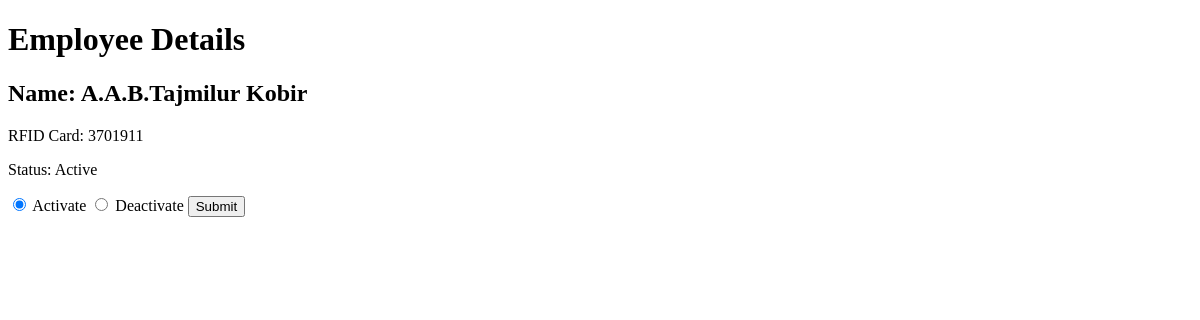
The page /employee/3701911 on the database as committed earlier.
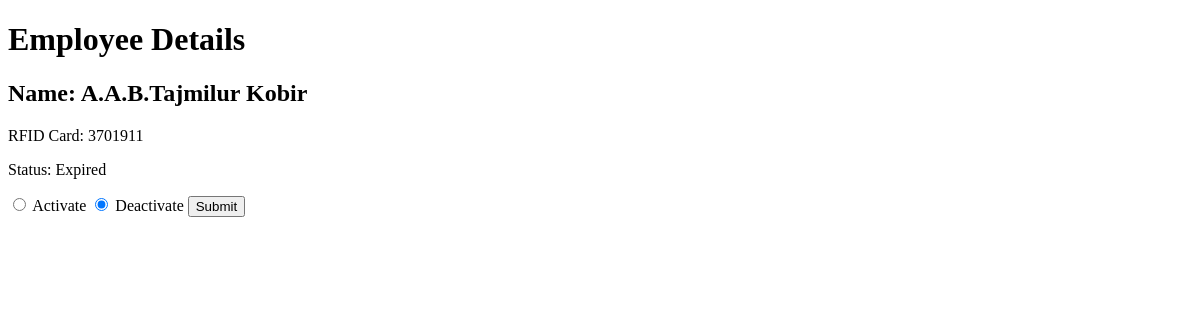
The same page on the database as committed later.
### employees/models.py (models this page shows, shortened)
class Employee(models.Model):
    ROAD_CHOICES = [(f"Road {i}", f"Road {i}") for i in range(1, 15)] + [
        ("UN Road", "UN Road"),
        ("Park Road", "Park Road")
    ]
    name = models.CharField(max_length=100)
    rfid_card = models.BigIntegerField(unique=True)
    job_description = models.CharField(max_length=100)
    road_number = models.CharField(max_length=10, choices=ROAD_CHOICES)  # Dropdown for road numbers
    house_number = models.CharField(max_length=10)  # Text field for house number
    expire_date = models.DateField()
    is_active = models.BooleanField(default=True)
    added_to_machine = models.BooleanField(default=False)
    added_at = models.DateTimeField(auto_now_add=True)
    updated_at = models.DateTimeField(auto_now=True)

### employees/views.py (the view)
# urls.py: path('employee/<str:pk>', employee_views.single_user, name='single_user'),
def single_user(request, pk):
    single_employee = Employee.objects.get(rfid_card = pk)
    context = {"single_employee":single_employee}
    return render(request,'employees/single_user.html',context)

### templates/employees/single_user.html (shortened to what this page needs)
<!DOCTYPE html>
<html lang="en">
<head>
</head>
<body>
    <h1>Employee Details</h1>
    <h2>Name: {{ single_employee.name }}</h2>
    <p>RFID Card: {{ single_employee.rfid_card }}</p>
    <p>Status: {% if single_employee.is_active %}Active{% else %}Expired{% endif %}</p>
    <form action="/employee/{{ single_employee.rfid_card }}/toggle-status/" method="post">
        <label>
            <input type="radio" name="action" value="activate" {% if single_employee.is_active %}checked{% endif %}>
            Activate
        </label>
        <label>
            <input type="radio" name="action" value="deactivate" {% if not single_employee.is_active %}checked{% endif %}>
            Deactivate
        </label>
        <button type="submit">Submit</button>
    </form>
</body>
</html>

Rows that differ between the two databases and show on the page:
changed Employee "A.A.B.Tajmilur Kobir": is_active "☑ Activate" → "☐ Activate"; is_active "☐ Deactivate" → "☑ Deactivate"
Other text that changed with them:
text no longer shown: "Active"
text now shown: "Expired"
